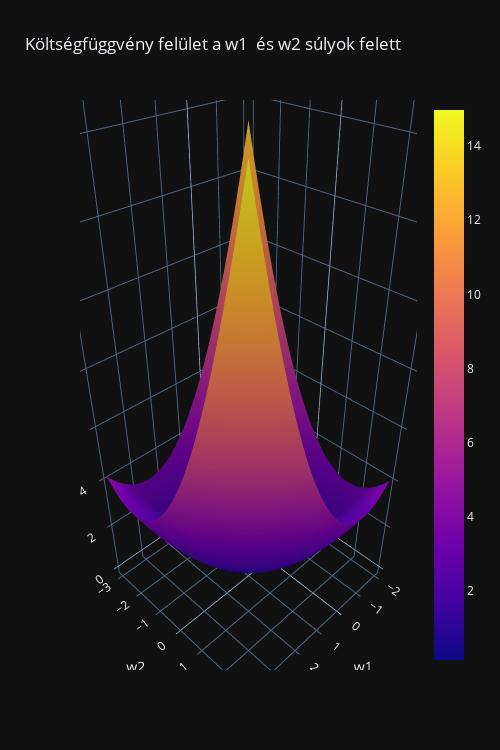

Source (notebook cell):
### Markdown cell above
A szemléltetés érdekében érdemes megvizsgálni a költségfüggvény alakját egy nagyobb intervallumon $w_1$ és $w_2$ függvényében. Ehhez hozzunk létre egy-egy vektort a $w_1$ és $w_2$ súlyoknak ($w_0$ értéke legyen fix a gradiens módszerrel meghatározott értéken), és minden értékpárra számoljuk ki a költségfüggvény értékét. Így kaphatunk egy képet, milyen felületen kerestük az optimumot és hol találtuk azt meg.

### Code cell
# Bementei tartomány definiálása
w1 = np.linspace(-2,4,100)
w2 = np.linspace(-3,3,100)
C = np.zeros((w1.size,w2.size))

# Költségfüggvény számítáas a bemeneti tartomány felett
for i in range(w1.size):
    for j in range(w2.size):
        t=np.array([W[0,0],w1[i],w2[j]]).reshape(3,1)
        C[[i],[j]]= costMSE(X,Y,t)

# Ábrázolás Plotly-val
fig = go.Figure()

# A magyarázott változónkat tartalmazó tömböt transzponálnunk kell,
# mivel mátrixok jelőlésénél az első dimenzió (x) a sort jelenti (függőleges irány)
# azonban ábrázolásnál az első koordináta (x tengely) a vízszintes irányhoz tatozik.
fig.add_trace(go.Surface(x=w1, y=w2, z=C.T))

#Plot formázása
fig.update_layout(
    title = "Költségfüggvény felület a w1  és w2 súlyok felett",
    scene = dict(
        xaxis_title = 'w1',
        yaxis_title = "w2",
        zaxis_title = "C (MSE)"),
    template=styleTemplate,
    width=500,
    height=750)

# Megjelenítés
fig.show()

### Figure 1 — Plotly figure (JSON) as saved in the notebook; plotly's stock layout.template omitted (floating-point values rounded to 4 significant figures; data arrays with more than 128 entries replaced by an {"elided": "..."} marker saying what was removed)
{"data": [{"type": "surface", "x": [-2, -1.939, -1.879, -1.818, -1.758, -1.697, -1.636, -1.576, -1.515, -1.455, -1.394, -1.333, -1.273, -1.212, -1.152, -1.091, -1.03, -0.9697, -0.9091, -0.8485, -0.7879, -0.7273, -0.6667, -0.6061, -0.5455, -0.4848, -0.4242, -0.3636, -0.303, -0.2424, -0.1818, -0.1212, -0.06061, 0, 0.06061, 0.1212, 0.1818, 0.2424, 0.303, 0.3636, 0.4242, 0.4848, 0.5455, 0.6061, 0.6667, 0.7273, 0.7879, 0.8485, 0.9091, 0.9697, 1.03, 1.091, 1.152, 1.212, 1.273, 1.333, 1.394, 1.455, 1.515, 1.576, 1.636, 1.697, 1.758, 1.818, 1.879, 1.939, 2, 2.061, 2.121, 2.182, 2.242, 2.303, 2.364, 2.424, 2.485, 2.545, 2.606, 2.667, 2.727, 2.788, 2.848, 2.909, 2.97, 3.03, 3.091, 3.152, 3.212, 3.273, 3.333, 3.394, 3.455, 3.515, 3.576, 3.636, 3.697, 3.758, 3.818, 3.879, 3.939, 4], "y": [-3, -2.939, -2.879, -2.818, -2.758, -2.697, -2.636, -2.576, -2.515, -2.455, -2.394, -2.333, -2.273, -2.212, -2.152, -2.091, -2.03, -1.97, -1.909, -1.848, -1.788, -1.727, -1.667, -1.606, -1.545, -1.485, -1.424, -1.364, -1.303, -1.242, -1.182, -1.121, -1.061, -1, -0.9394, -0.8788, -0.8182, -0.7576, -0.697, -0.6364, -0.5758, -0.5152, -0.4545, -0.3939, -0.3333, -0.2727, -0.2121, -0.1515, -0.09091, -0.0303, 0.0303, 0.09091, 0.1515, 0.2121, 0.2727, 0.3333, 0.3939, 0.4545, 0.5152, 0.5758, 0.6364, 0.697, 0.7576, 0.8182, 0.8788, 0.9394, 1, 1.061, 1.121, 1.182, 1.242, 1.303, 1.364, 1.424, 1.485, 1.545, 1.606, 1.667, 1.727, 1.788, 1.848, 1.909, 1.97, 2.03, 2.091, 2.152, 2.212, 2.273, 2.333, 2.394, 2.455, 2.515, 2.576, 2.636, 2.697, 2.758, 2.818, 2.879, 2.939, 3], "z": {"elided": "100x100 float values"}}], "layout": {"height": 750, "scene": {"xaxis": {"title": {"text": "w1"}}, "yaxis": {"title": {"text": "w2"}}, "zaxis": {"title": {"text": "C (MSE)"}}}, "title": {"text": "Költségfüggvény felület a w1  és w2 súlyok felett"}, "width": 500}}
